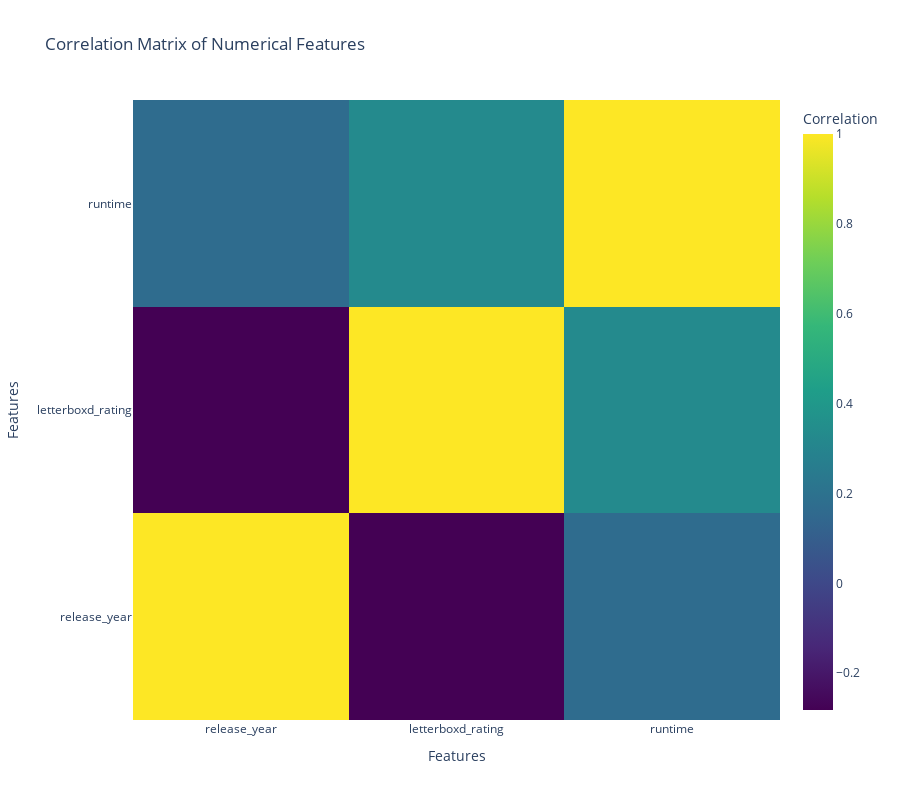

Write notebook code for a chart like this one.
### Code cell
# numeric columns for correlation
numeric_columns = ['release_year', 'letterboxd_rating', 'runtime']

correlation_matrix = films_exploded_merged[numeric_columns].corr()

fig = go.Figure(data=go.Heatmap(
    z=correlation_matrix.values, 
    x=correlation_matrix.columns,  
    y=correlation_matrix.columns, 
    colorscale='Viridis', 
    colorbar=dict(title="Correlation"), 
))

fig.update_layout(
    title="Correlation Matrix of Numerical Features",
    xaxis_title="Features",
    yaxis_title="Features",
    xaxis=dict(tickmode='array', tickvals=list(range(len(correlation_matrix.columns))), ticktext=correlation_matrix.columns),
    yaxis=dict(tickmode='array', tickvals=list(range(len(correlation_matrix.columns))), ticktext=correlation_matrix.columns),
    height=800,
)

fig.show()

### Figure 1 — Plotly figure (JSON) as saved in the notebook; plotly's stock layout.template omitted (floating-point values rounded to 4 significant figures)
{"data": [{"colorbar": {"title": {"text": "Correlation"}}, "colorscale": [[0, "#440154"], [0.1111, "#482878"], [0.2222, "#3e4989"], [0.3333, "#31688e"], [0.4444, "#26828e"], [0.5556, "#1f9e89"], [0.6667, "#35b779"], [0.7778, "#6ece58"], [0.8889, "#b5de2b"], [1, "#fde725"]], "type": "heatmap", "x": ["release_year", "letterboxd_rating", "runtime"], "y": ["release_year", "letterboxd_rating", "runtime"], "z": [[1, -0.2817, 0.1669], [-0.2817, 1, 0.3273], [0.1669, 0.3273, 1]]}], "layout": {"height": 800, "title": {"text": "Correlation Matrix of Numerical Features"}, "xaxis": {"tickmode": "array", "ticktext": ["release_year", "letterboxd_rating", "runtime"], "tickvals": [0, 1, 2], "title": {"text": "Features"}}, "yaxis": {"tickmode": "array", "ticktext": ["release_year", "letterboxd_rating", "runtime"], "tickvals": [0, 1, 2], "title": {"text": "Features"}}}}
